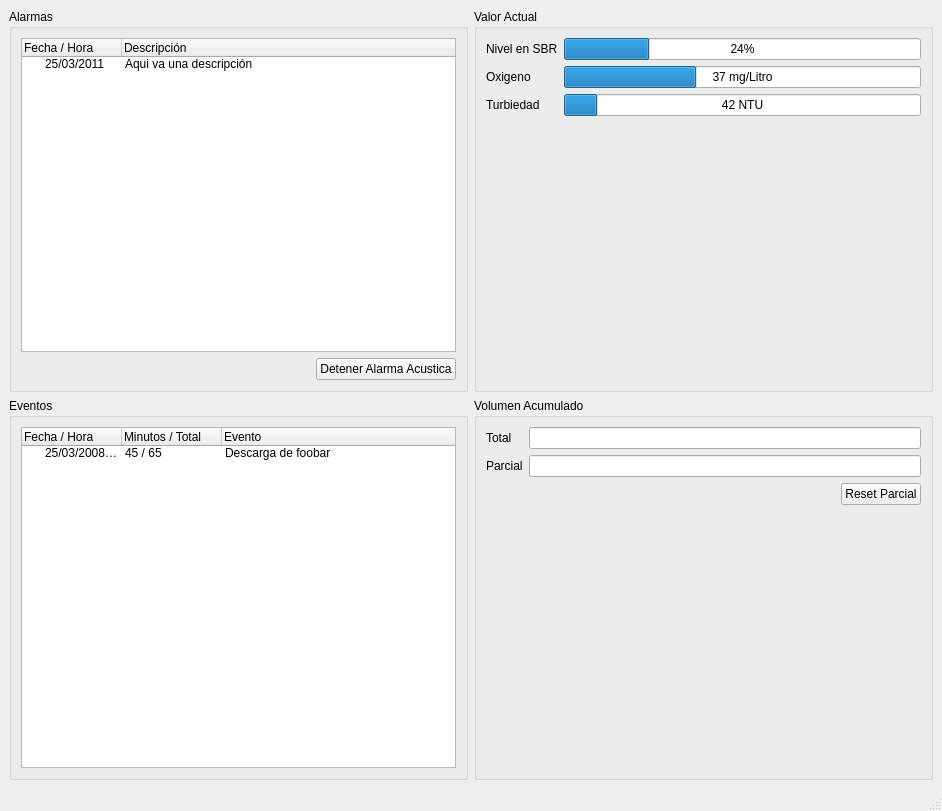
<?xml version="1.0" encoding="UTF-8"?>
<ui version="4.0">
 <class>MainWindow</class>
 <widget class="QMainWindow" name="MainWindow">
  <property name="geometry">
   <rect>
    <x>0</x>
    <y>0</y>
    <width>942</width>
    <height>811</height>
   </rect>
  </property>
  <property name="windowTitle">
   <string>MainWindow</string>
  </property>
  <widget class="QWidget" name="centralwidget">
   <layout class="QGridLayout" name="gridLayout">
    <item row="0" column="0">
     <widget class="QGroupBox" name="groupBox_2">
      <property name="title">
       <string>Alarmas</string>
      </property>
      <layout class="QVBoxLayout" name="verticalLayout">
       <item>
        <widget class="QTreeWidget" name="treeWidget">
         <column>
          <property name="text">
           <string>Fecha / Hora</string>
          </property>
          <property name="font">
           <font>
            <kerning>true</kerning>
           </font>
          </property>
         </column>
         <column>
          <property name="text">
           <string>Descripción</string>
          </property>
         </column>
         <item>
          <property name="text">
           <string>25/03/2011</string>
          </property>
          <property name="text">
           <string>Aqui va una descripción</string>
          </property>
         </item>
        </widget>
       </item>
       <item>
        <layout class="QHBoxLayout" name="horizontalLayout_2">
         <item>
          <spacer name="horizontalSpacer">
           <property name="orientation">
            <enum>Qt::Horizontal</enum>
           </property>
           <property name="sizeHint" stdset="0">
            <size>
             <width>40</width>
             <height>20</height>
            </size>
           </property>
          </spacer>
         </item>
         <item>
          <widget class="QPushButton" name="pushButton">
           <property name="text">
            <string>Detener Alarma Acustica</string>
           </property>
          </widget>
         </item>
        </layout>
       </item>
      </layout>
     </widget>
    </item>
    <item row="0" column="1">
     <widget class="QGroupBox" name="groupBox_3">
      <property name="title">
       <string>Valor Actual</string>
      </property>
      <layout class="QFormLayout" name="formLayout_2">
       <property name="fieldGrowthPolicy">
        <enum>QFormLayout::AllNonFixedFieldsGrow</enum>
       </property>
       <item row="0" column="0">
        <widget class="QLabel" name="label">
         <property name="text">
          <string>Nivel en SBR</string>
         </property>
        </widget>
       </item>
       <item row="1" column="0">
        <widget class="QLabel" name="label_2">
         <property name="text">
          <string>Oxigeno</string>
         </property>
        </widget>
       </item>
       <item row="2" column="0">
        <widget class="QLabel" name="label_3">
         <property name="text">
          <string>Turbiedad</string>
         </property>
        </widget>
       </item>
       <item row="0" column="1">
        <widget class="QProgressBar" name="sbr_level">
         <property name="value">
          <number>24</number>
         </property>
        </widget>
       </item>
       <item row="1" column="1">
        <widget class="QProgressBar" name="oxigen">
         <property name="value">
          <number>37</number>
         </property>
         <property name="format">
          <string>%v mg/Litro</string>
         </property>
        </widget>
       </item>
       <item row="2" column="1">
        <widget class="QProgressBar" name="turbiedad">
         <property name="maximum">
          <number>450</number>
         </property>
         <property name="value">
          <number>42</number>
         </property>
         <property name="format">
          <string>%v NTU</string>
         </property>
        </widget>
       </item>
      </layout>
     </widget>
    </item>
    <item row="1" column="0">
     <widget class="QGroupBox" name="groupBox">
      <property name="title">
       <string>Eventos</string>
      </property>
      <layout class="QHBoxLayout" name="horizontalLayout">
       <item>
        <widget class="QTreeWidget" name="events">
         <column>
          <property name="text">
           <string>Fecha / Hora</string>
          </property>
         </column>
         <column>
          <property name="text">
           <string>Minutos / Total</string>
          </property>
         </column>
         <column>
          <property name="text">
           <string>Evento</string>
          </property>
         </column>
         <item>
          <property name="text">
           <string>25/03/2008 20:22</string>
          </property>
          <property name="text">
           <string>45 / 65</string>
          </property>
          <property name="text">
           <string>Descarga de foobar</string>
          </property>
         </item>
        </widget>
       </item>
      </layout>
     </widget>
    </item>
    <item row="1" column="1">
     <widget class="QGroupBox" name="groupBox_4">
      <property name="title">
       <string>Volumen Acumulado</string>
      </property>
      <layout class="QVBoxLayout" name="verticalLayout_2">
       <item>
        <layout class="QFormLayout" name="formLayout">
         <property name="fieldGrowthPolicy">
          <enum>QFormLayout::AllNonFixedFieldsGrow</enum>
         </property>
         <item row="0" column="0">
          <widget class="QLabel" name="label_4">
           <property name="text">
            <string>Total</string>
           </property>
          </widget>
         </item>
         <item row="0" column="1">
          <widget class="QLineEdit" name="lineEdit_4"/>
         </item>
         <item row="1" column="0">
          <widget class="QLabel" name="label_5">
           <property name="text">
            <string>Parcial</string>
           </property>
          </widget>
         </item>
         <item row="1" column="1">
          <widget class="QLineEdit" name="lineEdit_5"/>
         </item>
        </layout>
       </item>
       <item>
        <layout class="QHBoxLayout" name="horizontalLayout_3">
         <item>
          <spacer name="horizontalSpacer_2">
           <property name="orientation">
            <enum>Qt::Horizontal</enum>
           </property>
           <property name="sizeHint" stdset="0">
            <size>
             <width>40</width>
             <height>20</height>
            </size>
           </property>
          </spacer>
         </item>
         <item>
          <widget class="QPushButton" name="pushButton_2">
           <property name="text">
            <string>Reset Parcial</string>
           </property>
          </widget>
         </item>
        </layout>
       </item>
       <item>
        <spacer name="verticalSpacer">
         <property name="orientation">
          <enum>Qt::Vertical</enum>
         </property>
         <property name="sizeHint" stdset="0">
          <size>
           <width>20</width>
           <height>40</height>
          </size>
         </property>
        </spacer>
       </item>
      </layout>
     </widget>
    </item>
   </layout>
  </widget>
  <widget class="QMenuBar" name="menubar">
   <property name="geometry">
    <rect>
     <x>0</x>
     <y>0</y>
     <width>942</width>
     <height>25</height>
    </rect>
   </property>
  </widget>
  <widget class="QStatusBar" name="statusbar"/>
 </widget>
 <resources/>
 <connections/>
</ui>
